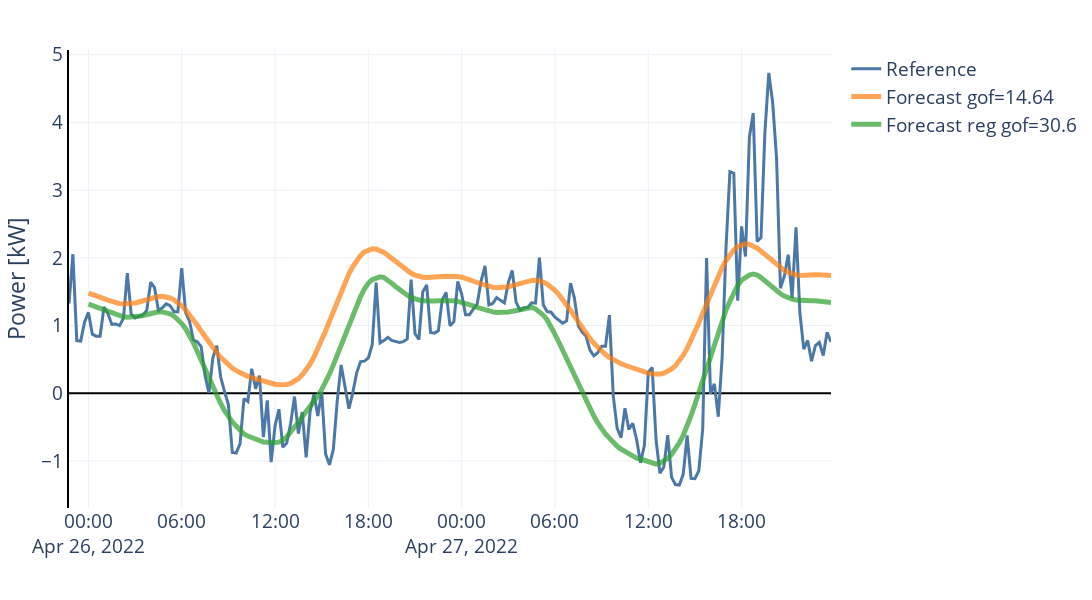

The code cell stored with this chart in its notebook:
### Code cell
import plotly.graph_objects as go
_fig = go.Figure(fig)


for trace in px.line(results).data:
    _fig.add_trace(trace)
    _fig.data[-1].update(name=f"Forecast reg gof={np.round(gof, 2)}",
                         legendgroup=2,
                         line_width=5,
                         line_color="rgba(44, 160, 44, 0.7)")
_fig.show()

### Figure 1 — Plotly figure (JSON) as saved in the notebook; plotly's stock layout.template omitted (floating-point values rounded to 4 significant figures; data arrays with more than 128 entries replaced by an {"elided": "..."} marker saying what was removed)
{"data": [{"hovertemplate": "variable=netload_kw<br>index=%{x}<br>value=%{y}<extra></extra>", "legendgroup": "0", "line": {"color": "#4C78A8", "dash": "solid", "width": 3}, "marker": {"symbol": "circle"}, "mode": "lines", "name": "Reference", "orientation": "v", "showlegend": true, "type": "scatter", "x": {"elided": "197 str values"}, "xaxis": "x", "y": {"elided": "197 float values"}, "yaxis": "y"}, {"hovertemplate": "variable=netload_kw<br>ds=%{x}<br>value=%{y}<extra></extra>", "legendgroup": "1", "line": {"color": "rgba(255, 127, 14, 0.7)", "dash": "solid", "width": 5}, "marker": {"symbol": "circle"}, "mode": "lines", "name": "Forecast gof=14.64", "orientation": "v", "showlegend": true, "type": "scatter", "x": {"elided": "192 str values"}, "xaxis": "x", "y": {"elided": "192 float values"}, "yaxis": "y"}, {"hovertemplate": "variable=netload_kw<br>ds=%{x}<br>value=%{y}<extra></extra>", "legendgroup": "2", "line": {"color": "rgba(44, 160, 44, 0.7)", "dash": "solid", "width": 5}, "marker": {"symbol": "circle"}, "mode": "lines", "name": "Forecast reg gof=30.6", "orientation": "v", "showlegend": true, "type": "scatter", "x": {"elided": "192 str values"}, "xaxis": "x", "y": {"elided": "192 float values"}, "yaxis": "y"}], "layout": {"font": {"size": 19}, "height": 600, "legend": {"title": {"text": ""}, "tracegroupgap": 0}, "margin": {"b": 10, "l": 20, "r": 50, "t": 50}, "showlegend": true, "width": 1100, "xaxis": {"anchor": "y", "autorange": true, "domain": [0, 1], "linecolor": "black", "linewidth": 2, "range": ["2022-04-25 22:45", "2022-04-27 23:45"], "showline": false, "title": {"text": ""}, "type": "date", "zerolinecolor": "black", "zerolinewidth": 2}, "yaxis": {"anchor": "x", "autorange": true, "domain": [0, 1], "linecolor": "black", "linewidth": 2, "range": [-1.694, 5.07], "showline": true, "title": {"text": "Power [kW]"}, "type": "linear", "zerolinecolor": "black", "zerolinewidth": 2}}}
